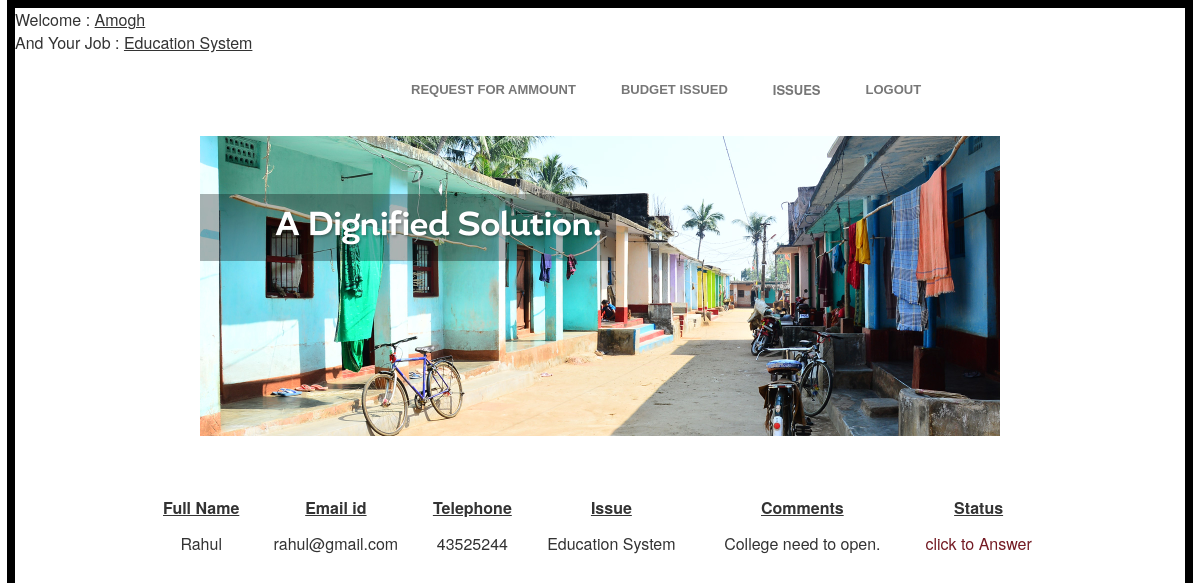
/memberpage.php?option=education (signed in), run on the app's committed database.
### tables this page shows
CREATE TABLE IF NOT EXISTS `dummy` (
  `dissueno` int(10) NOT NULL AUTO_INCREMENT,
  `fullname` varchar(100) DEFAULT NULL,
  `emailid` varchar(100) NOT NULL,
  `telephoneno` int(10) DEFAULT NULL,
  `issue` varchar(100) DEFAULT NULL,
  `comments` varchar(100) DEFAULT NULL,
  `progress` varchar(20) DEFAULT NULL,
  PRIMARY KEY (`dissueno`,`emailid`)
);

### eduissuefromad.php (the view, shortened to what this page needs)
<?php
	$selectquery = mysql_query("select * from dummy where issue='Education System'");
?>
	<form method="post">
<?php
	echo "<body bgcolor = '#B2B8FF'>";
	echo "<br/><br/>";
	echo "<table bgcolor='#B2B8FF' width='900' cellspacing='2' cellpadding='10' border='0' height='80' align='center'>";
	echo "<th><center><u> Full Name </u></th><th><center> <u>Email id </u></th> <th><center><u>Telephone </u></th> <th><center><u> Issue </u></th> <th><center> <u>Comments </u></th><th><center> <u>Status </u></th>";
	while($row = mysql_fetch_array($selectquery))
	{
		$comments = $row['comments'];
		echo "<tr>";
		echo "<td align='center'>".$row['fullname']."</td>";
		echo "<td align='center'>".$row['emailid']."</td>";
		echo "<td align='center'>".$row['telephoneno']."</td>";
		echo "<td align='center'>".$row['issue']."</td>";
		echo "<td align='center'>".$row['comments']."</td>";
		echo "<td align='center'><a href='educationstatupdatemem.php?comments=$comments' style='text-decoration:none'>click to Answer</a></td>";
	}
?>

### file/class.css (style rules this page uses)
a { color:#731a23; }

### memberpage.php (style rules this page uses)
td { height:30px;vertical-align:top; }
table { border-collapse:collapse; }

### data on the page
dummy: fullname "Rahul", emailid "rahul@gmail.com", telephoneno "43525244", issue "Education System", comments "College need to open."

### other printed values
$_SESSION['fullname'] "Amogh"
$_SESSION['task'] "Education System"
